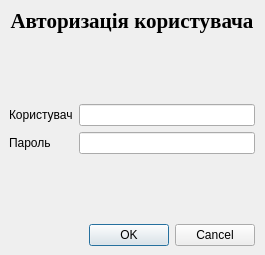
<?xml version="1.0" encoding="UTF-8"?>
<ui version="4.0">
 <class>LoginWindow</class>
 <widget class="QDialog" name="LoginWindow">
  <property name="geometry">
   <rect>
    <x>0</x>
    <y>0</y>
    <width>265</width>
    <height>255</height>
   </rect>
  </property>
  <property name="windowTitle">
   <string>Dialog</string>
  </property>
  <widget class="QWidget" name="layoutWidget">
   <property name="geometry">
    <rect>
     <x>9</x>
     <y>9</y>
     <width>246</width>
     <height>237</height>
    </rect>
   </property>
   <layout class="QGridLayout" name="outer_grid">
    <item row="2" column="0">
     <layout class="QGridLayout" name="inner_grid">
      <item row="0" column="0">
       <widget class="QLabel" name="label_username">
        <property name="text">
         <string>Користувач</string>
        </property>
       </widget>
      </item>
      <item row="0" column="1">
       <widget class="QLineEdit" name="lineEdit_username"/>
      </item>
      <item row="1" column="0">
       <widget class="QLabel" name="label_password">
        <property name="text">
         <string>Пароль</string>
        </property>
       </widget>
      </item>
      <item row="1" column="1">
       <widget class="QLineEdit" name="lineEdit_password"/>
      </item>
     </layout>
    </item>
    <item row="3" column="0">
     <spacer name="spacer_bottom">
      <property name="orientation">
       <enum>Qt::Vertical</enum>
      </property>
      <property name="sizeHint" stdset="0">
       <size>
        <width>218</width>
        <height>48</height>
       </size>
      </property>
     </spacer>
    </item>
    <item row="1" column="0">
     <spacer name="spacer_top">
      <property name="orientation">
       <enum>Qt::Vertical</enum>
      </property>
      <property name="sizeHint" stdset="0">
       <size>
        <width>218</width>
        <height>48</height>
       </size>
      </property>
     </spacer>
    </item>
    <item row="4" column="0">
     <widget class="QDialogButtonBox" name="button_box">
      <property name="orientation">
       <enum>Qt::Horizontal</enum>
      </property>
      <property name="standardButtons">
       <set>QDialogButtonBox::Cancel|QDialogButtonBox::Ok</set>
      </property>
     </widget>
    </item>
    <item row="0" column="0">
     <widget class="QLabel" name="label_login">
      <property name="font">
       <font>
        <family>Times New Roman</family>
        <pointsize>16</pointsize>
        <weight>75</weight>
        <bold>true</bold>
       </font>
      </property>
      <property name="text">
       <string>Авторизація користувача</string>
      </property>
      <property name="alignment">
       <set>Qt::AlignCenter</set>
      </property>
     </widget>
    </item>
   </layout>
  </widget>
 </widget>
 <resources/>
 <connections>
  <connection>
   <sender>button_box</sender>
   <signal>accepted()</signal>
   <receiver>LoginWindow</receiver>
   <slot>accept()</slot>
   <hints>
    <hint type="sourcelabel">
     <x>248</x>
     <y>254</y>
    </hint>
    <hint type="destinationlabel">
     <x>157</x>
     <y>274</y>
    </hint>
   </hints>
  </connection>
  <connection>
   <sender>button_box</sender>
   <signal>rejected()</signal>
   <receiver>LoginWindow</receiver>
   <slot>reject()</slot>
   <hints>
    <hint type="sourcelabel">
     <x>316</x>
     <y>260</y>
    </hint>
    <hint type="destinationlabel">
     <x>286</x>
     <y>274</y>
    </hint>
   </hints>
  </connection>
 </connections>
</ui>
